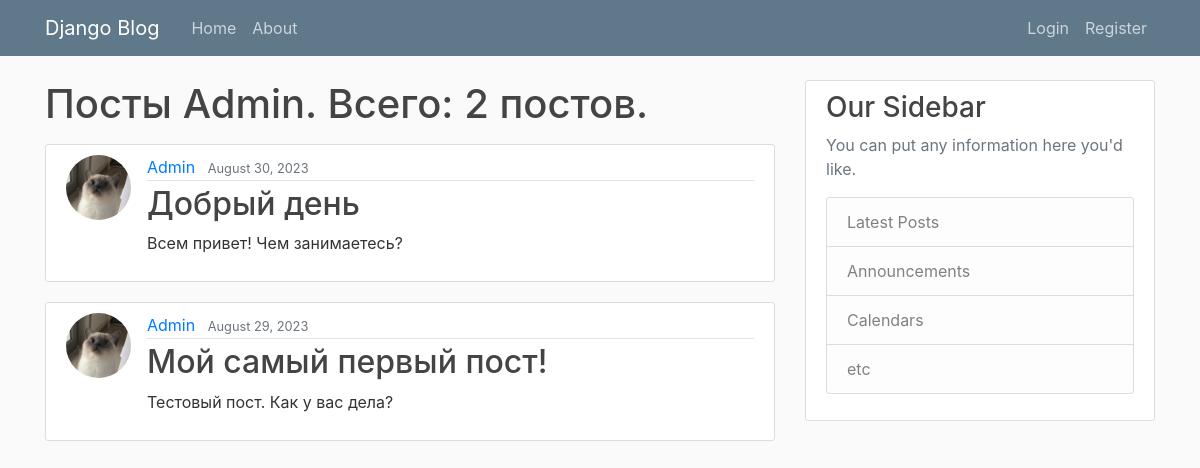
Before: /user/Admin with the older database file.
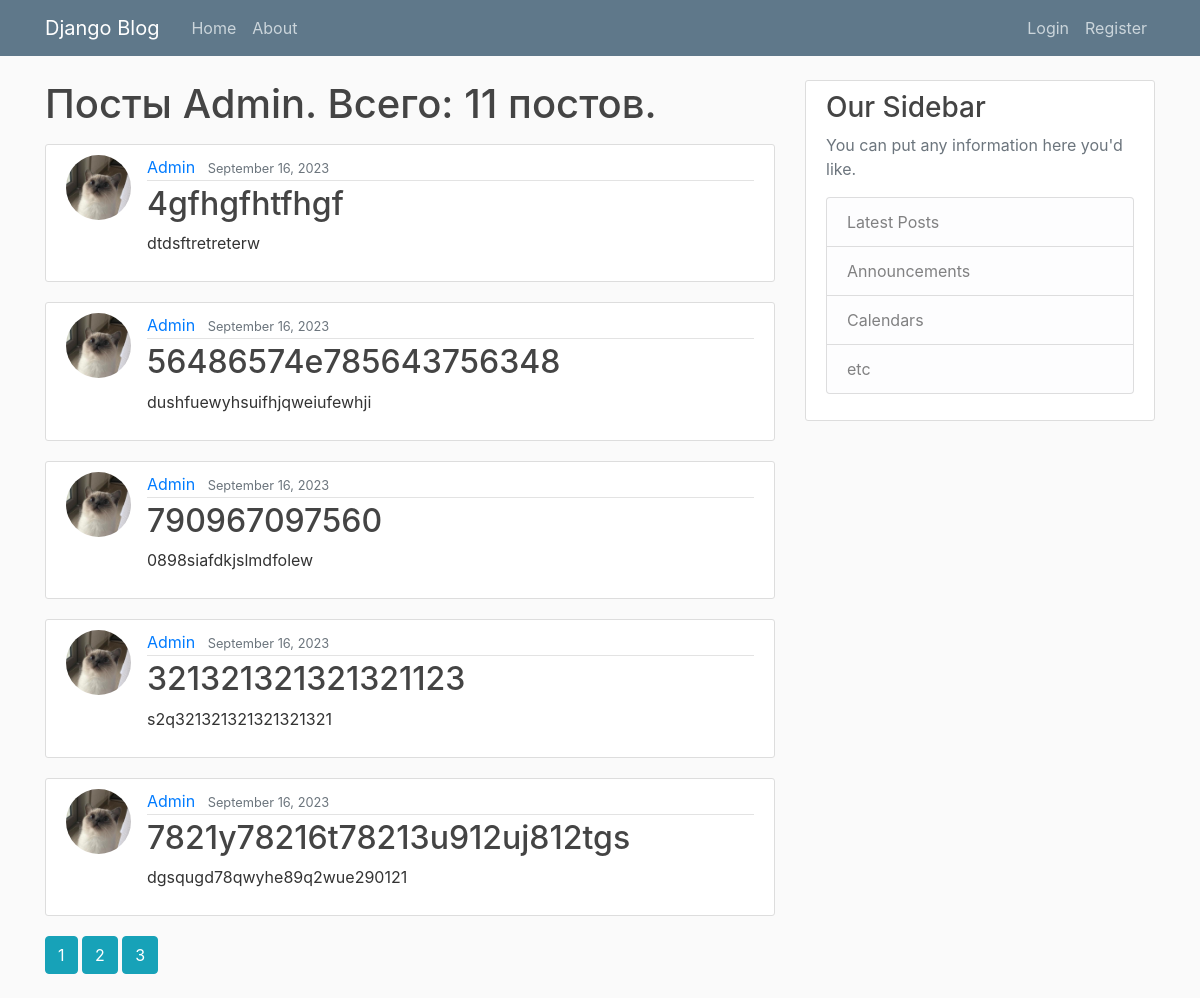
After: the same page with the newer database file.
### blog/models.py (models this page shows, shortened)
class Post(models.Model):
    title = models.CharField(max_length=100)
    content = models.TextField()
    date_posted = models.DateTimeField(default=timezone.now)
    author = models.ForeignKey(User, on_delete=models.CASCADE)

### user/models.py (models this page shows, shortened)
class Profile(models.Model):
    user = models.OneToOneField(User, on_delete=models.CASCADE)
    image = models.ImageField(default='default.jpg', upload_to='profile_pics')

### blog/views.py (the view)
# urls.py: path('user/<str:username>', UserPostlistView.as_view(), name='user-posts'),
class UserPostlistView(ListView):
    model = Post
    template_name = 'blog/user_posts.html'
    context_object_name = 'posts'
    paginate_by = 5
    def get_queryset(self):
        user = get_object_or_404(User, username=self.kwargs.get('username'))
        return Post.objects.filter(author=user).order_by('-date_posted')

### blog/templates/blog/user_posts.html (shortened to what this page needs)
{% extends "blog/base.html" %}
{% block content %}
    <h1 class="mb-3">Посты {{ view.kwargs.username }}. Всего: {{ page_obj.paginator.count }} постов.</h1>
    {% for post in posts %}
        <article class="media content-section">
          <img class="rounded-circle article-img" src="{{ post.author.profile.image.url }}">
          <div class="media-body">
            <div class="article-metadata">
              <a class="mr-2" href="{% url 'user-posts' post.author.username %}">{{ post.author }}</a>
              <small class="text-muted">{{ post.date_posted|date:"F d, Y" }}</small>
            </div>
            <h2><a class="article-title" href="{% url 'post-detail' post.id %}">{{ post.title }}</a></h2>
            <p class="article-content">{{ post.content }}</p>
          </div>
        </article>
    {% endfor %}
{% if is_paginated %}
    {% for num in page_obj.paginator.page_range %}
        {% if page_obj.number == num %}
            <a class="btn btn-info mb-4" href="?page={{ num }}">{{ num }}</a>
        {% elif num > page_obj.number|add:'-3' and num < page_obj.number|add:'3' %}
            <a class="btn btn-info mb-4" href="?page={{ num }}">{{ num }}</a>
        {% endif %}
    {% endfor %}
{% endif %}
{% endblock content %}

### blog/templates/blog/base.html (shortened to what this page needs)
{% load static %}
<!DOCTYPE html>
<html lang="en">
<head>
    <link rel="stylesheet" href="https://cdn.jsdelivr.net/npm/bootstrap@4.0.0/dist/css/bootstrap.min.css">
    <link rel="stylesheet" type="text/css" href="{% static 'blog/main.css' %}">
</head>
<body>
 <header class="site-header">
      <nav class="navbar navbar-expand-md navbar-dark bg-steel fixed-top">
        <div class="container">
          <a class="navbar-brand mr-4" href="{% url 'blog-home' %}">Django Blog</a>
          <div class="collapse navbar-collapse" id="navbarToggle">
            <div class="navbar-nav mr-auto">
              <a class="nav-item nav-link" href="{% url 'blog-home' %}">Home</a>
              <a class="nav-item nav-link" href="{% url 'blog-about' %}">About</a>
            </div>
            <div class="navbar-nav">
                {% if user.is_authenticated %}
                  <a class="nav-item nav-link" href="{% url 'post-create' %}">New Post</a>
                  <a class="nav-item nav-link" href="{% url 'profile' %}">Profile</a>
                  <a class="nav-item nav-link" href="{% url 'logout' %}">Logout</a>
                {% else %}
                  <a class="nav-item nav-link" href="{% url 'login' %}">Login</a>
                  <a class="nav-item nav-link" href="{% url 'register' %}">Register</a>
                {% endif %}
            </div>
          </div>
        </div>
      </nav>
 </header>
 <main role="main" class="container">
     <div class="row">
         <div class="col-md-8">
             {% block content %}{% endblock %}
         </div>
         <div class="col-md-4">
             <div class="content-section">
                 <h3>Our Sidebar</h3>
                 <p class='text-muted'>You can put any information here you'd like.
                 <ul class="list-group">
                     <li class="list-group-item list-group-item-light">Latest Posts</li>
                     <li class="list-group-item list-group-item-light">Announcements</li>
                     <li class="list-group-item list-group-item-light">Calendars</li>
                     <li class="list-group-item list-group-item-light">etc</li>
                 </ul>
                 </p>
             </div>
         </div>
     </div>
 </main>
</body>
</html>

### blog/static/blog/main.css (style rules this page uses)
body { background: #fafafa; color: #333333; margin-top: 5rem; }
h1, h2, h3, h4, h5, h6 { color: #444444; }
ul { margin: 0; }
.bg-steel { background-color: #5f788a; }
.site-header .navbar-nav .nav-link { color: #cbd5db; }
.content-section { background: #ffffff; padding: 10px 20px; border: 1px solid #dddddd; border-radius: 3px; margin-bottom: 20px; }
.article-title { color: #444444; }
.article-content { white-space: pre-line; }
.article-img { height: 65px; width: 65px; margin-right: 16px; }
.article-metadata { padding-bottom: 1px; margin-bottom: 4px; border-bottom: 1px solid #e3e3e3 }

Changed rows visible on the page:
no longer on this page (row unchanged): Post: author.profile.image (picture), author "Admin", date_posted "August 30, 2023", title "Добрый день", content "Всем привет! Чем занимаетесь?"
no longer on this page (row unchanged): Post: author.profile.image (picture), author "Admin", date_posted "August 29, 2023", title "Мой самый первый пост!", content "Тестовый пост. Как у вас дела?"
added Post: author.profile.image (picture), author "Admin", date_posted "September 16, 2023", title "4gfhgfhtfhgf", content "dtdsftretreterw"
added Post: author.profile.image (picture), author "Admin", date_posted "September 16, 2023", title "56486574e785643756348", content "dushfuewyhsuifhjqweiufewhji"
added Post: author.profile.image (picture), author "Admin", date_posted "September 16, 2023", title "790967097560", content "0898siafdkjslmdfolew"
added Post: author.profile.image (picture), author "Admin", date_posted "September 16, 2023", title "321321321321321123", content "s2q321321321321321321"
added Post: author.profile.image (picture), author "Admin", date_posted "September 16, 2023", title "7821y78216t78213u912uj812tgs", content "dgsqugd78qwyhe89q2wue290121"
Other visible differences:
{{ page_obj.paginator.count }}: "2" → "11"
new list line: "1"
new list line: "2"
new list line: "3"
